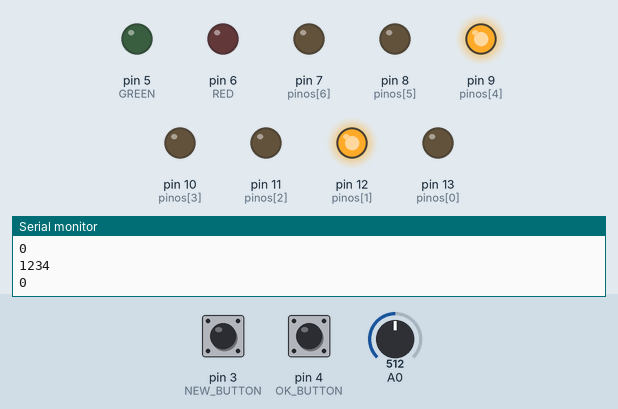
This sketch was run on a simulated Arduino Uno, built with avr-gcc and run on an emulated ATmega328P. On the bench: output pins drawn as LEDs (lit = HIGH), the last lines printed to the serial monitor. Dashed ring = blinking. Inputs (shaded band) come from the test bench; at power-on: pin 4 (OK_BUTTON) HIGH, A0 = 512, pin 3 (NEW_BUTTON) HIGH.

Above: at 1.2 s.
1.3 s: pin 4 (OK_BUTTON) pulled LOW for 0.15 s
At 1.7 s:
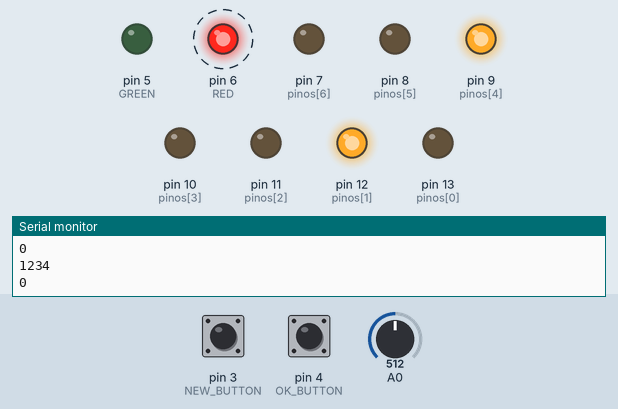
4.3 s: A0 set to 551
5.8 s: A0 set to 585
At 7.0 s:
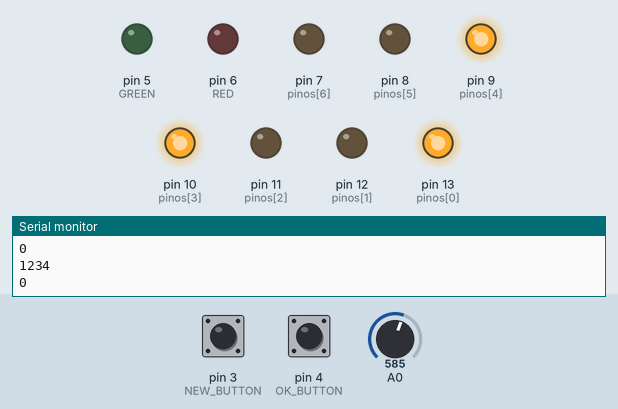
7.3 s: pin 4 (OK_BUTTON) pulled LOW for 1 s
At 7.7 s:
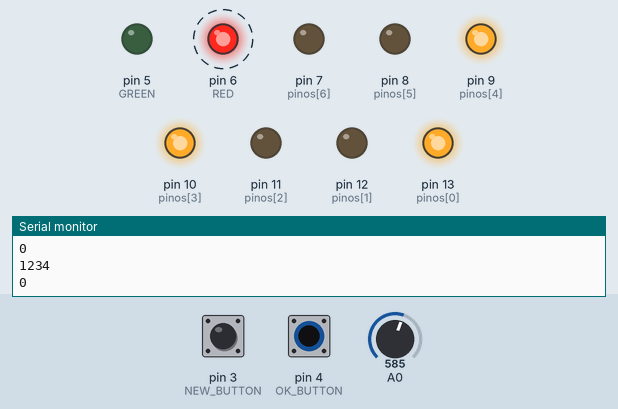
10.3 s: A0 set to 716
At 11.5 s:
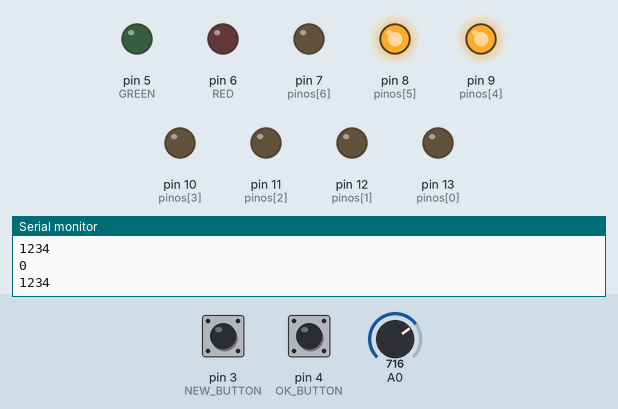
11.8 s: pin 4 (OK_BUTTON) pulled LOW for 0.15 s
At 12.2 s:
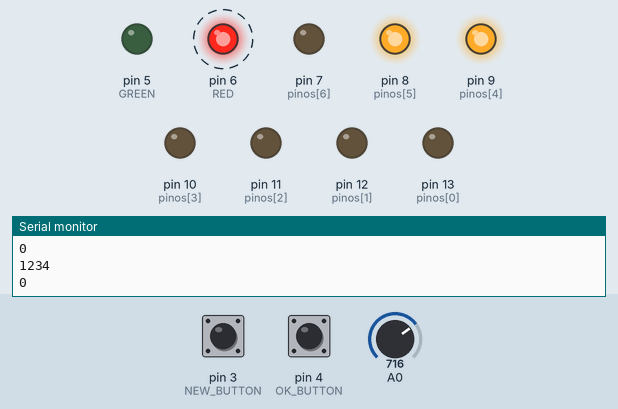
Timing chart, 0 to 14.8 s (numbered marks = the images above; inputs shaded):
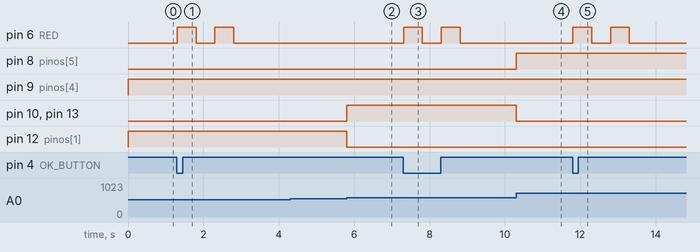

Measured:
- the behaviour switches between 568 and 569 on A0 (found by bisection; images 1 and 2)
- after the input at 1.3 s, pin 6 (RED): alternates HIGH for 0.50 s and LOW for 0.50 s, 4 changes in all, then stays LOW, starting at once
- after the input at 5.8 s, pin 10 (pinos[3]), pin 13 (pinos[0]): LOW → HIGH at once; pin 12 (pinos[1]): HIGH → LOW at once
- after the input at 7.3 s, pin 6 (RED): alternates HIGH for 0.50 s and LOW for 0.50 s, 4 changes in all, then stays LOW, starting at once
- after the input at 10.3 s, pin 8 (pinos[5]): LOW → HIGH at once; pin 10 (pinos[3]), pin 13 (pinos[0]): HIGH → LOW at once
- after the input at 11.8 s, pin 6 (RED): alternates HIGH for 0.50 s and LOW for 0.50 s, 4 changes in all, then stays LOW, starting at once

The sketch:

Safe_Box.ino
```cpp
int pinos[] = {13, 12, 11, 10, 9, 8, 7};
int pad_numbers[10][7] = {{0, 0, 0, 0, 0, 0, 1}, // 0
  {1, 0, 0, 1, 1, 1, 1}, // 1
  {0, 0, 1, 0, 0, 1, 0}, // 2
  {0, 0, 0, 0, 1, 1, 0}, // 3
  {1, 0, 0, 1, 1, 0, 0}, // 4
  {0, 1, 0, 0, 1, 0, 0}, // 5
  {0, 1, 0, 0, 0, 0, 0}, // 6
  {0, 0, 0, 1, 1, 1, 1}, // 7
  {0, 0, 0, 0, 0, 0, 0}, // 8
  {0, 0, 0, 0, 1, 0, 0}  // 9
};
int GREEN = 5;
int RED = 6;
int BLUE = 2;
int OK_BUTTON = 4;
int NEW_BUTTON = 3;
int learning = 0;

int key[4] = {1, 2, 3, 4};
int nKey = 4;
int count = 0;
int valPot = 0;

void setup() {
  pinMode(13, OUTPUT);
  pinMode(12, OUTPUT);
  pinMode(11, OUTPUT);
  pinMode(10, OUTPUT);
  pinMode(9, OUTPUT);
  pinMode(8, OUTPUT);
  pinMode(7, OUTPUT);
  pinMode(A0, INPUT);
  pinMode(GREEN, OUTPUT);
  pinMode(RED, OUTPUT);
  pinMode(OK_BUTTON, INPUT);
  pinMode(NEW_BUTTON, INPUT);
  Serial.begin(9600);
}

void printcode(){
  int k;
  Serial.println();
  for(k=0; k<4; k++)
  {Serial.print(key[k]);
  }
  Serial.println();
}
void loop() {
  printcode();
  //Serial.println(analogRead(A0));
  valPot = analogRead(A0);
  valPot = map ( valPot, 0, 1023, 9, 0);
  print_number (valPot);
  if (count == nKey) {
    digitalWrite(GREEN, HIGH);
    delay(2000);
    digitalWrite(GREEN, LOW);
    count = 0;
  }

  Serial.println(learning);

  if (digitalRead(OK_BUTTON) == LOW) {
    if (learning == 1) {
      key[count] = valPot;
      count++;
      delay(1000);
      if (count == 4) {
        learning = 0;
        digitalWrite(BLUE, LOW);
      }
    } else {
      if (key[count] == valPot) {
        blink (GREEN);
        count++;
      } else {
        count = 0;
        blink (RED);
      }
    }

  }

  if (digitalRead(NEW_BUTTON) == LOW) {
    digitalWrite(BLUE, HIGH);
    learning = 1;
    //digitalWrite(BLUE, LOW);
  }
}

int print_number (int number) {
  for (int i = 0; i < 7; i++) {
    digitalWrite (pinos[i] , pad_numbers[number][i]);
  }
}

int blink (int led) {
  for (int i = 0; i < 2; i++) {
    digitalWrite(led, HIGH);
    delay(500);
    digitalWrite(led, LOW);
    delay(500);
  }
}
```
